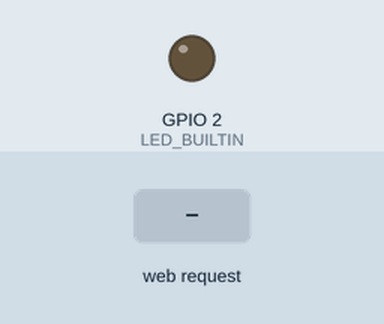
The sketch below on a simulated ESP32. Parts: output pins drawn as LEDs (lit = HIGH). The test bench sets the inputs (shaded band). WiFi joins after 1.5 s; servers stay silent unless stated; uploads are accepted with an empty reply; the camera gives no picture; what the sketch prints to the serial monitor is not drawn.

Above: at 4.7 s.
4.8 s: HTTP request GET /stream received
At 4.97 s:
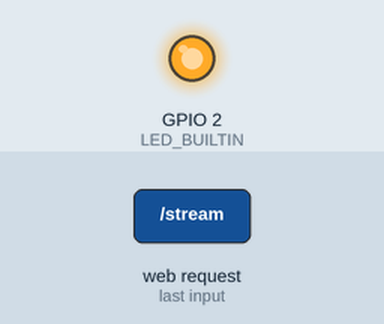
Timing chart, 0 to 7.8 s (numbered marks = the images above; inputs shaded):
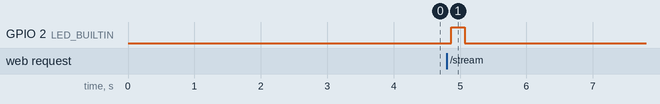

Measured:
- after the input at 4.8 s, GPIO 2 (LED_BUILTIN): LOW → HIGH after 0.07 s, → LOW 0.20 s later

The sketch:

atoms3r_camera.ino
```cpp
#include <Arduino.h>
#include "esp_camera.h"
#include <WiFi.h>
#include <WebServer.h>
#include <HTTPClient.h>

#define POWER_GPIO_NUM  18

// 原始引脚（已验证）
#define PWDN_GPIO_NUM   -1
#define RESET_GPIO_NUM  -1
#define XCLK_GPIO_NUM   21
#define SIOD_GPIO_NUM   12
#define SIOC_GPIO_NUM    9
#define Y9_GPIO_NUM     13
#define Y8_GPIO_NUM     11
#define Y7_GPIO_NUM     17
#define Y6_GPIO_NUM      4
#define Y5_GPIO_NUM     48
#define Y4_GPIO_NUM     46
#define Y3_GPIO_NUM     42
#define Y2_GPIO_NUM      3
#define VSYNC_GPIO_NUM  10
#define HREF_GPIO_NUM   14
#define PCLK_GPIO_NUM   40

const char* ssid      = "flxd";
const char* password  = "flxd123212";
/* 单机测试: Flask 在同一台机器 */
const char* flaskHost = "192.168.223.134";
const int   flaskPort = 5000;
/* 双服务器部署: Flask 在 AI 服务器
const char* flaskHost = "192.168.223.135";
const int   flaskPort = 5000; */

WebServer sv(80);
bool captureReq = false;
bool streaming = false;

// ---- 摄像头初始化 ----
bool initCamera() {
    camera_config_t config{};
    config.ledc_channel = LEDC_CHANNEL_0;
    config.ledc_timer   = LEDC_TIMER_0;
    config.pin_d0       = Y2_GPIO_NUM;
    config.pin_d1       = Y3_GPIO_NUM;
    config.pin_d2       = Y4_GPIO_NUM;
    config.pin_d3       = Y5_GPIO_NUM;
    config.pin_d4       = Y6_GPIO_NUM;
    config.pin_d5       = Y7_GPIO_NUM;
    config.pin_d6       = Y8_GPIO_NUM;
    config.pin_d7       = Y9_GPIO_NUM;
    config.pin_xclk     = XCLK_GPIO_NUM;
    config.pin_pclk     = PCLK_GPIO_NUM;
    config.pin_vsync    = VSYNC_GPIO_NUM;
    config.pin_href     = HREF_GPIO_NUM;
    config.pin_sscb_sda = SIOD_GPIO_NUM;
    config.pin_sscb_scl = SIOC_GPIO_NUM;
    config.pin_pwdn     = PWDN_GPIO_NUM;
    config.pin_reset    = RESET_GPIO_NUM;
    config.xclk_freq_hz = 20000000;
    config.pixel_format = PIXFORMAT_JPEG;
    config.frame_size   = FRAMESIZE_HD;
    config.jpeg_quality = 12;
    config.fb_count     = 2;

    esp_err_t err = esp_camera_init(&config);
    if (err != ESP_OK) { Serial.printf("CAM FAIL: 0x%x\n", err); return false; }
    Serial.println("CAM OK: 720P fb=2");
    return true;
}

// ---- HTTP POST 到 Flask ----
bool httpPost(const char* path, const uint8_t* d, size_t n, int t = 3000) {
    if (WiFi.status() != WL_CONNECTED) return false;
    WiFiClient wc; HTTPClient h;
    h.setReuse(true);
    h.begin(wc, String("http://") + flaskHost + ":" + flaskPort + path);
    h.addHeader("Content-Type", "image/jpeg");
    h.setTimeout(t);
    int code = h.POST((uint8_t*)d, n);
    h.end();
    return code == 200;
}

// ---- 首页 ----
void handleRoot() {
    String h = "<html><meta charset='utf-8'><body style='background:#111;text-align:center'>";
    h += "<h2 style='color:white'>AtomS3R M12 720P</h2>";
    h += "<img src='/stream' style='max-width:100%'><br>";
    h += "<form action='/capture' method='POST'>";
    h += "<button style='font-size:20px;padding:10px 30px'>\U0001f4f8</button></form></body></html>";
    sv.send(200, "text/html", h);
}

// ---- MJPEG 流 (手动 HTTP 头) ----
void handleStream() {
    WiFiClient client = sv.client();
    streaming = true;

    client.println("HTTP/1.1 200 OK");
    client.println("Content-Type: multipart/x-mixed-replace; boundary=frame");
    client.println("Cache-Control: no-cache");
    client.println("Connection: keep-alive");
    client.println();

    String b = "\r\n--frame\r\nContent-Type: image/jpeg\r\n\r\n";
    while (!captureReq) {
        camera_fb_t* fb = esp_camera_fb_get();
        if (!fb) { delay(10); continue; }

        digitalWrite(LED_BUILTIN, !digitalRead(LED_BUILTIN));
        client.write((uint8_t*)b.c_str(), b.length());
        client.write(fb->buf, fb->len);
        client.write("\r\n");
        // 同时转发到 Flask
        httpPost("/api/upload/stream", fb->buf, fb->len, 200);
        esp_camera_fb_return(fb);

        if (!client.connected()) break;
        sv.handleClient();
        delay(30);
    }
    streaming = false;
    digitalWrite(LED_BUILTIN, LOW);
}

// ---- 拍照 ----
void handleCapture() { captureReq = true; sv.send(200, "text/plain", "OK"); }

void takePhoto() {
    captureReq = false;
    camera_fb_t* fb = esp_camera_fb_get();
    if (!fb) { Serial.println("CAP FAIL"); return; }
    Serial.printf("PHOTO %u B\n", fb->len);
    httpPost("/api/upload/photo", fb->buf, fb->len, 8000);
    esp_camera_fb_return(fb);
}

// ---- 启动 ----
void setup() {
    Serial.begin(115200); delay(1000);
    Serial.println("\n\n=== AtomS3R M12 WebServer ===\n");

    pinMode(POWER_GPIO_NUM, OUTPUT); digitalWrite(POWER_GPIO_NUM, LOW); delay(500);
    if (!initCamera()) { while (1) delay(100); }

    sensor_t* s = esp_camera_sensor_get();
    if (s) { s->set_gain_ctrl(s,1); s->set_exposure_ctrl(s,1); s->set_whitebal(s,1); }

    pinMode(LED_BUILTIN, OUTPUT); digitalWrite(LED_BUILTIN, LOW);

    WiFi.setSleep(false); WiFi.begin(ssid, password);
    while (WiFi.status() != WL_CONNECTED) delay(500);
    Serial.printf("WiFi: %s\n", WiFi.localIP().toString().c_str());

    // 注册 IP
    { WiFiClient wc; HTTPClient h;
      h.begin(wc, String("http://") + flaskHost + ":" + flaskPort + "/api/register/camera");
      h.addHeader("Content-Type", "application/json");
      h.POST(String("{\"ip\":\"") + WiFi.localIP().toString() + "\"}");
      h.end(); }

    sv.on("/", handleRoot);
    sv.on("/stream", handleStream);
    sv.on("/capture", HTTP_POST, handleCapture);
    sv.begin();
    Serial.printf("http://%s/\n", WiFi.localIP().toString().c_str());
    Serial.println("/stream   MJPEG");
    Serial.println("POST /capture   photo\n");
}

// ---- 主循环 ----
void loop() {
    static unsigned long lw = 0, lf = 0;
    if (millis() - lw > 5000) { lw = millis();
        if (WiFi.status() != WL_CONNECTED) WiFi.reconnect(); }
    sv.handleClient();
    if (captureReq) takePhoto();

    // 非推流时保持 Flask 有帧
    if (!streaming && !captureReq && millis() - lf > 200) {
        lf = millis();
        camera_fb_t* fb = esp_camera_fb_get();
        if (fb) { httpPost("/api/upload/stream", fb->buf, fb->len, 200);
                  esp_camera_fb_return(fb); }
    }
    delay(1);
}
```
